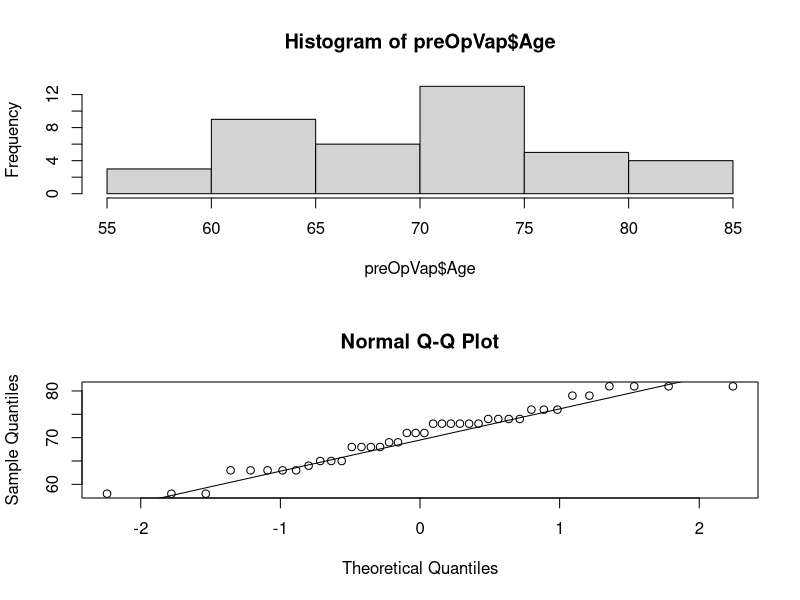
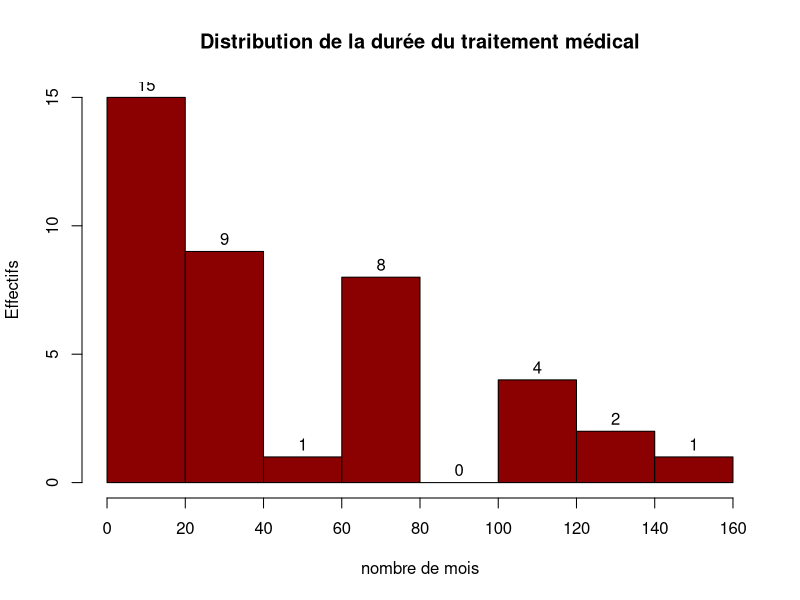
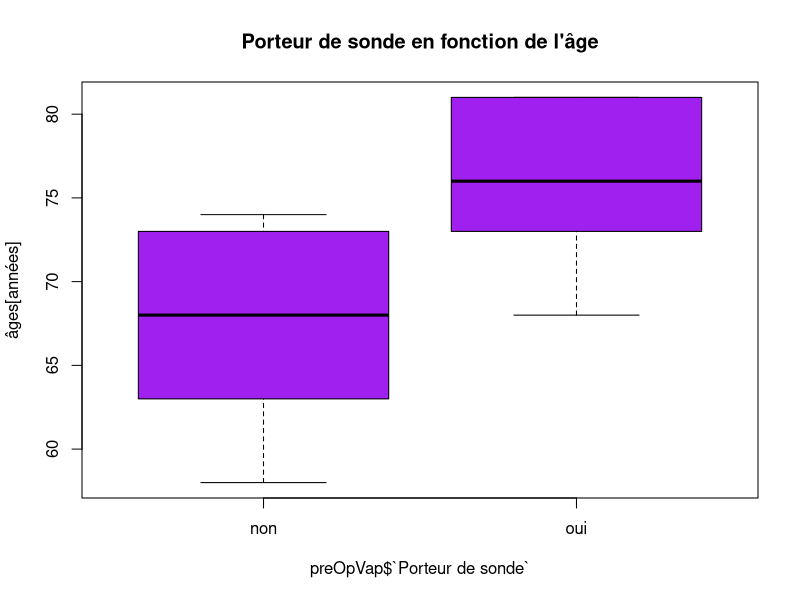
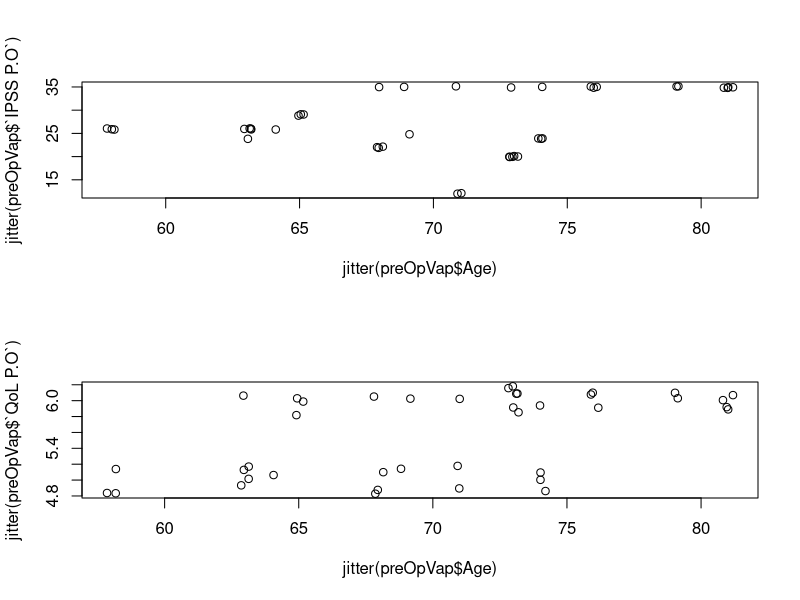
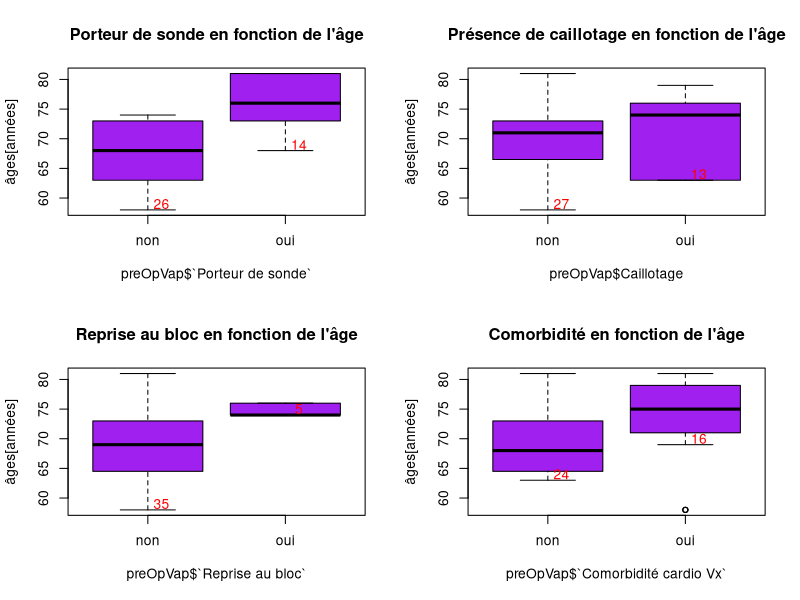

Write R code to recreate these figures, in order.
VAPOR = read.csv("data/VAPOR.csv", header = TRUE)

#RTUPB et VBBPS, methode similaire, peuvent être traité comme un seul ensemble de données
VBBPS = read.csv("data/VBBPS.csv", header = TRUE)
RTUPB = read.csv("data/RTUPB.csv", header = TRUE)

##extraction des colonnes pour traitement pré-operatoire 
#(seulement colonne 1 à 20 : de "age" à "reprise au bloc"
preOpVap = VAPOR[,c(1:20)]
preOpRtu = RTUPB[,c(1:20)]
preOpVbb = VBBPS[,c(1:20)]

#extraction des colonnes pour traitement post-opératoire
#colonne 21 à 41
postOpVap = VAPOR[,c(21:41)] 
postOpRtu = RTUPB[,c(21:41)]
postOpVbb = VBBPS[,c(21:41)]

#concatenation car methode similaire (traitée comme un seul ensemble de données).
preOp_RtETVb = rbind(preOpRtu, preOpVbb)
postOp_RtETVb = rbind(postOpRtu, postOpVbb)

#on eleve la colonne 14 qui correspond à la technique utilisée 
preOpVap = preOpVap[,-14]
preOp_RtETVb = preOp_RtETVb[,-14]


##réecrire les labels
labelsPreOpTraitee = c("Age","Comorbidité cardio Vx",
                       "Durée traitement médical (mois)","Porteur de sonde",
                       "IPSS P.O","QoL P.O","Qmax P.0 (ml/s)",
                       "PSA (ng/ml)","Volume prostatique (ml)",
                       "Résidu post mictionnel (ml)","Indication",
                       "Anestésie","Evenement H.D","Transfusion PerO",
                       "Temps OP","Volume résequé (ml)","Délais ablation (jours)",
                       "Caillotage","Reprise au bloc"
)

labelsPostOpTraitee = c("IPSS 1","QoL 1","Qmax 1 (ml/s)",
                        "IPSS 2","Qol 2","Qmax 2 (ml/s)",
                        "IPSS 3","Qol 3","Qmax 3 (ml/s)",
                        "IPSS 4","Qol 4","Qmax 4 (ml/s)",
                        "IPSS 5","Qol 5","Qmax 5 (ml/s)",
                        "IPSS 6","Qol 6","Qmax 6 (ml/s)",
                        "IPSS 7","Qol 7","Qmax 7 (ml/s)"
)

colnames(preOpVap) <- labelsPreOpTraitee;
colnames(preOp_RtETVb) <- labelsPreOpTraitee


colnames(postOpRtu) <- labelsPostOpTraitee;
colnames(postOpVap) <- labelsPostOpTraitee;
colnames(postOpVbb) <- labelsPostOpTraitee;


indication = c("Retention Vésicale Algue","Échec du traitement médical",
               "Retention vesicale chronique","insuffisance rénale",
               "Lithiase vésicale","diverticule",
               "hematurie","infection")
anesthesie = c("Anesthésie Loco-régionale",
               "Anésthésie Générale")
evenement_HD = c("non","hypotension","bradycardie","malaise vagual")
non_oui = c("non","oui")

for(i in seq(1,length(anesthesie)))
  preOpVap$Anestésie[preOpVap$Anestésie==i]=anesthesie[i] 

for(i in seq(1,length(indication)))
  preOpVap$Indication[preOpVap$Indication==i]=indication[i] 

for(i in seq(0,length(evenement_HD)-1))
  preOpVap$`Evenement H.D`[preOpVap$`Evenement H.D`==i]=evenement_HD[i+1] 

for(i in seq(0,1)){
  preOpVap$`Comorbidité cardio Vx`[preOpVap$`Comorbidité cardio Vx`==i]<- non_oui[i+1]
  preOpVap$`Transfusion PerO`[preOpVap$`Transfusion PerO`==i]<- non_oui[i+1]
  preOpVap$Caillotage[preOpVap$Caillotage==i] <- non_oui[i+1]
  preOpVap$`Reprise au bloc`[preOpVap$`Reprise au bloc`==i]<- non_oui[i+1]
  preOpVap$`Porteur de sonde`[preOpVap$`Porteur de sonde`==i] <- non_oui[i+1]
}




##pré OP => état de santé des patients à l'arrivé (état + ou - en forme)
## tous des cancers de la prostate avec degrée + ou - sevère
## trouver des critères qui distinguent les groupes de patients

##POST op => même combat

##Analyse descriptive###

  ##Pré-op VAPOR 
#nature du jeu de donnée
str(preOpVap)

summary(preOpVap)

median(preOpVap$Age)
#71
mean(preOpVap$Age)
#70.375  
sd(preOpVap$Age)
#6.554261
## etude porte sur personne agés
par(mfrow=c(2,1))
hist(preOpVap$Age)
qqnorm(preOpVap$Age)
qqline(preOpVap$Age)
#variable Age semble suivre une loi normal

par(mfrow=c(1,1))
hist(preOpVap$`Durée traitement médical (mois)`,main="Distribution de la durée du traitement médical",
     ylab="Effectifs",xlab="nombre de mois", xaxt="n", ylim=c(0,15),col="darkred",  labels = TRUE)
axis(1,seq(0,160,20))


boxplot(preOpVap$Age ~ preOpVap$`Porteur de sonde`,
        col = "purple", border = "black",
        main = "Porteur de sonde en fonction de l'âge",
        ylab = "âges[années]"
)

tapply(preOpVap$Age, preOpVap$`Porteur de sonde`, mean)
#non      oui 
#67.30769 76.07143 
#parmis les patients, ceux qui ne portaient pas de sonde ont en moyenne 67 ans, contre 76 ans pour ceux
#qui en étaient équipé.

par(mfrow=c(2,1))
##IPSS => plus c'est élevé, plus patient gené
table(preOpVap$`IPSS P.O`)
plot(jitter(preOpVap$Age), jitter(preOpVap$`IPSS P.O`))


##QOL => plus c'est élevé, plus patient insatisfait
table(preOpVap$`QoL P.O`)
plot(jitter(preOpVap$Age), jitter(preOpVap$`QoL P.O`))




par(mfrow=c(2,2))
bp = boxplot(preOpVap$Age ~ preOpVap$`Porteur de sonde`,
        col = "purple", border = "black",
        main = "Porteur de sonde en fonction de l'âge",
        ylab = "âges[années]")
text(seq(ncol(bp$stats))+0.1, bp$stats[1, ] + 1, bp$n, col = "red")

bp = boxplot(preOpVap$Age ~ preOpVap$Caillotage,
        col = "purple", border = "black",
        main = "Présence de caillotage en fonction de l'âge",
        ylab = "âges[années]"
)
text(seq(ncol(bp$stats))+0.1, bp$stats[1, ] + 1, bp$n, col = "red")

bp = boxplot(preOpVap$Age ~ preOpVap$`Reprise au bloc`,
        col = "purple", border = "black",
        main = "Reprise au bloc en fonction de l'âge",
        ylab = "âges[années]"
)
text(seq(ncol(bp$stats))+0.1, bp$stats[1, ] + 1, bp$n, col = "red")


bp = boxplot(preOpVap$Age ~ preOpVap$`Comorbidité cardio Vx`,
        col = "purple", border = "black",
        main = "Comorbidité en fonction de l'âge",
        ylab = "âges[années]"
)
text(seq(ncol(bp$stats))+0.1, bp$stats[1, ] + 1, bp$n, col = "red")




## pour les dissimilarité, utilisé daisy (pour donnée hétérogène)
## cmdscale
## library(cluster)


## utilisé au moins de méthode pour faire découpage des classes
## puis regardé si couple elem dans premier découpage se trouve dans une seul classe du deuxieme découpage ou pas
## ex P1 : 4classes, P2: 3classes
## confronter 2 partitions => rand(P1, P2)







